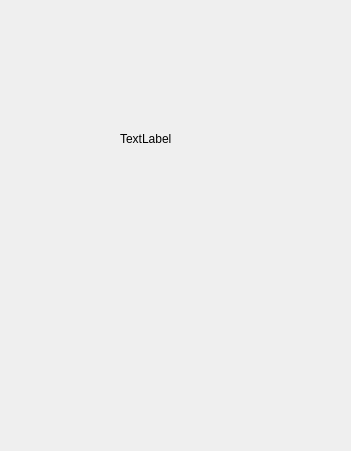
<?xml version="1.0" encoding="UTF-8"?>
<ui version="4.0">
 <class>AutoPanel</class>
 <widget class="QDialog" name="AutoPanel">
  <property name="geometry">
   <rect>
    <x>0</x>
    <y>0</y>
    <width>351</width>
    <height>451</height>
   </rect>
  </property>
  <property name="windowTitle">
   <string>Dialog</string>
  </property>
  <widget class="QLabel" name="label">
   <property name="geometry">
    <rect>
     <x>120</x>
     <y>130</y>
     <width>54</width>
     <height>17</height>
    </rect>
   </property>
   <property name="text">
    <string>TextLabel</string>
   </property>
  </widget>
 </widget>
 <resources/>
 <connections/>
</ui>
